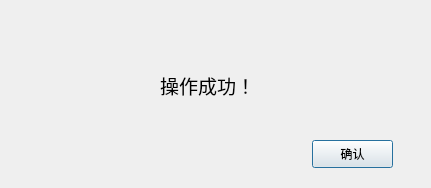
<?xml version="1.0" encoding="UTF-8"?>
<ui version="4.0">
 <class>Dialog_success</class>
 <widget class="QDialog" name="Dialog_success">
  <property name="geometry">
   <rect>
    <x>0</x>
    <y>0</y>
    <width>431</width>
    <height>188</height>
   </rect>
  </property>
  <property name="windowTitle">
   <string>操作成功</string>
  </property>
  <widget class="QPushButton" name="pushButton">
   <property name="geometry">
    <rect>
     <x>312</x>
     <y>140</y>
     <width>81</width>
     <height>28</height>
    </rect>
   </property>
   <property name="text">
    <string>确认</string>
   </property>
  </widget>
  <widget class="QLabel" name="label">
   <property name="geometry">
    <rect>
     <x>160</x>
     <y>70</y>
     <width>191</width>
     <height>31</height>
    </rect>
   </property>
   <property name="font">
    <font>
     <pointsize>14</pointsize>
    </font>
   </property>
   <property name="text">
    <string>操作成功！</string>
   </property>
  </widget>
 </widget>
 <resources/>
 <connections/>
</ui>
